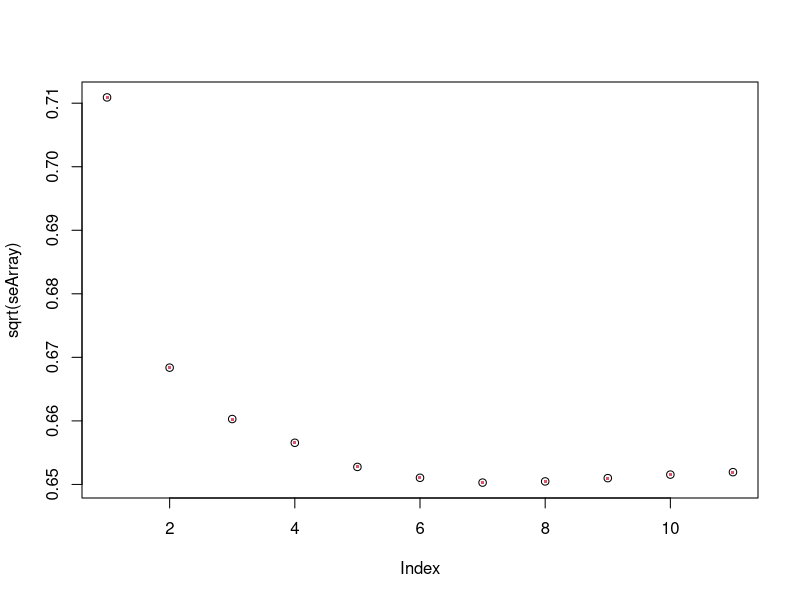

The R script that drew this image:
############################################################################### 
# Author: Eugene Chuvyrov
###############################################################################

setwd("C:\\Projects\\R")
pdata <- read.table(file="wines.data", sep = ";", header = TRUE)

#put predictors into X
X <- pdata[,1:11]
#put response into Y
Y <- pdata[,12]

#demean X and bring to unit variance
for(i in 1:8){
  m <- sum(X[,i])
  m <- m/length(X[,i])
  X[,i] <- X[,i]-m
  v <- var(X[,i])
  X[,i] <- X[,i]/sqrt(v)
}

#put X into matrix form
X <- as.matrix(X)

#check covariance
cor(X)

#linear model on full set (train + test)
linMod <- lm(Y ~ X)
linMod

#begin forward step-wise regression modeling work
#pick the first variable

Index <- 1:nrow(X)
colIndex <- 1:11
seBest <- 1000000.0
seArray <- rep(0.0,7)
Xtemp <- X[,1]
nxval <- 12

#loop through all variables
for(iTry in 1:11){
  Xtemp <- X[,iTry]
  se <- 0.0
  for(ixval in 1:nxval){
    Iout <- which(Index%%nxval==(ixval-1))
    XtempTemp <- Xtemp[-Iout]
    Xnew <- Xtemp[Iout]
    Ytemp <- Y[-Iout]
    Ynew <- Y[Iout]
    linMod <- lm(Ytemp ~ XtempTemp)	
    v <- as.array(linMod$coefficients)
    yHat <- rep(0.0,length(Xnew))
    for(i in 1:length(Xnew)){
      yHat[i] <- v[1] + Xnew[i]*v[2]		
    }
    dY <- yHat -Ynew
    seTemp <- (1/length(Xnew))*sum(dY*dY)
    se <- se + seTemp/nxval		
  }
  #print(se)
  if(se<seBest){
    seBest <- se
    iBest <- iTry
  }
}
seArray[1] <- seBest
I <- iBest


#run through the same calculation for the next 10 variables
for(iStep in 1:10){
  colSelection <- colIndex[-I]
  seBest <- 1000000
  for(iTry in 1:length(colSelection)){
    iCols <- c(I,colSelection[iTry])
    Xtemp <- as.matrix(X[,iCols])
    se <- 0.0
    for(ixval in 1:nxval){
      Iout <- which(Index%%nxval==(ixval-1))
      XtempTemp <- Xtemp[-Iout,]
      Xnew <- Xtemp[Iout,]
      Ytemp <- Y[-Iout]
      Ynew <- Y[Iout]
      linMod <- lm(Ytemp ~ XtempTemp)	
      
      v <- as.array(linMod$coefficients)
      isize <- length(v) - 1
      yHat <- rep(0.0,nrow(Xnew))
      for(i in 1:nrow(Xnew)){
        yHat[i] <- v[1]
        for(j in 1:isize){
          yHat[i] <- yHat[i] + Xnew[i,j]*v[j+1]
        }				
      }
      dY <- yHat - Ynew
      seTemp <- ((1/nrow(Xnew))*sum(dY*dY))
      se <- se + seTemp/nxval		
    }
    #print(se)
    if(se<seBest){
      seBest <- se
      iBest <- colSelection[iTry]
    }		
  }
  I <- c(I,iBest)
  print(I)
  seArray[iStep + 1] <- seBest	
}

plot(sqrt(seArray))
points(sqrt(seArray), pch=".", cex=3, col=2)
